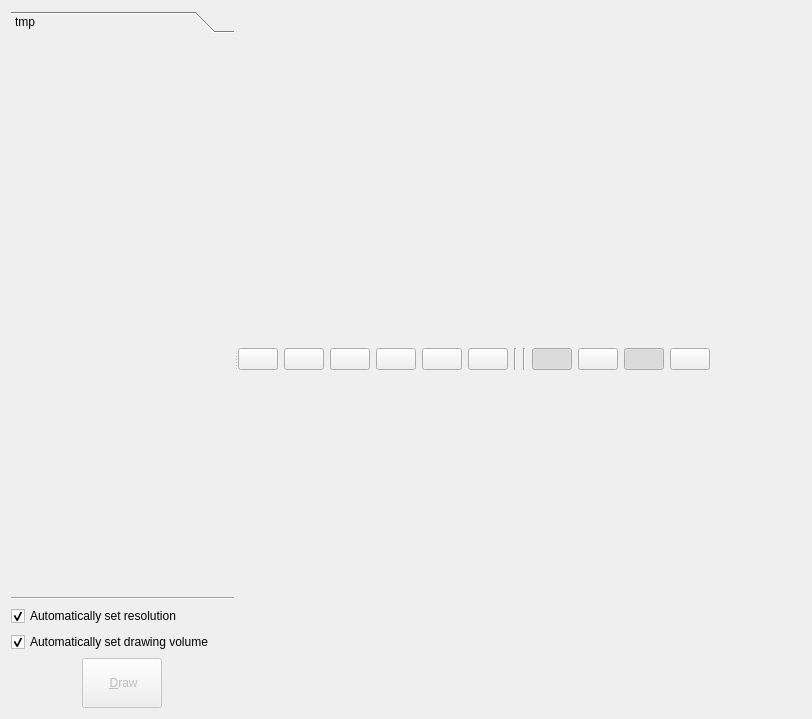
<?xml version="1.0" encoding="UTF-8"?>
<ui version="4.0">
 <class>GeometryViewer</class>
 <widget class="QWidget" name="GeometryViewer">
  <property name="geometry">
   <rect>
    <x>0</x>
    <y>0</y>
    <width>812</width>
    <height>719</height>
   </rect>
  </property>
  <property name="sizePolicy">
   <sizepolicy hsizetype="Preferred" vsizetype="Expanding">
    <horstretch>0</horstretch>
    <verstretch>0</verstretch>
   </sizepolicy>
  </property>
  <property name="windowTitle">
   <string>Form</string>
  </property>
  <layout class="QHBoxLayout" name="horizontalLayout_3">
   <item>
    <widget class="QSplitter" name="splitter">
     <property name="orientation">
      <enum>Qt::Horizontal</enum>
     </property>
     <widget class="QWidget" name="layoutWidget">
      <layout class="QVBoxLayout" name="verticalLayout_5">
       <item>
        <widget class="QToolBox" name="toolBox">
         <property name="sizePolicy">
          <sizepolicy hsizetype="Preferred" vsizetype="Preferred">
           <horstretch>0</horstretch>
           <verstretch>0</verstretch>
          </sizepolicy>
         </property>
         <property name="currentIndex">
          <number>0</number>
         </property>
         <widget class="QWidget" name="tmpPage">
          <property name="geometry">
           <rect>
            <x>0</x>
            <y>0</y>
            <width>238</width>
            <height>540</height>
           </rect>
          </property>
          <attribute name="label">
           <string>tmp</string>
          </attribute>
         </widget>
        </widget>
       </item>
       <item>
        <widget class="Line" name="line">
         <property name="orientation">
          <enum>Qt::Horizontal</enum>
         </property>
        </widget>
       </item>
       <item>
        <widget class="QCheckBox" name="checkBoxAutoResolution">
         <property name="text">
          <string>Automatically set resolution</string>
         </property>
         <property name="checked">
          <bool>true</bool>
         </property>
        </widget>
       </item>
       <item>
        <widget class="QCheckBox" name="checkBoxAutoDrawingVolume">
         <property name="text">
          <string>Automatically set drawing volume</string>
         </property>
         <property name="checked">
          <bool>true</bool>
         </property>
        </widget>
       </item>
       <item>
        <layout class="QHBoxLayout" name="horizontalLayout">
         <item>
          <spacer name="horizontalSpacer">
           <property name="orientation">
            <enum>Qt::Horizontal</enum>
           </property>
           <property name="sizeType">
            <enum>QSizePolicy::Preferred</enum>
           </property>
           <property name="sizeHint" stdset="0">
            <size>
             <width>40</width>
             <height>20</height>
            </size>
           </property>
          </spacer>
         </item>
         <item>
          <widget class="QPushButton" name="pushButtonUpdateView">
           <property name="enabled">
            <bool>false</bool>
           </property>
           <property name="sizePolicy">
            <sizepolicy hsizetype="Fixed" vsizetype="Preferred">
             <horstretch>0</horstretch>
             <verstretch>0</verstretch>
            </sizepolicy>
           </property>
           <property name="text">
            <string>
 &amp;Draw 
</string>
           </property>
           <property name="autoDefault">
            <bool>true</bool>
           </property>
           <property name="default">
            <bool>true</bool>
           </property>
          </widget>
         </item>
         <item>
          <spacer name="horizontalSpacer_2">
           <property name="orientation">
            <enum>Qt::Horizontal</enum>
           </property>
           <property name="sizeType">
            <enum>QSizePolicy::Preferred</enum>
           </property>
           <property name="sizeHint" stdset="0">
            <size>
             <width>40</width>
             <height>20</height>
            </size>
           </property>
          </spacer>
         </item>
        </layout>
       </item>
      </layout>
     </widget>
     <widget class="QWidget" name="layoutWidget11">
      <layout class="QVBoxLayout" name="verticalLayoutForView">
       <item>
        <layout class="QHBoxLayout" name="horizontalLayout_2">
         <item>
          <widget class="QPushButton" name="pushButtonZPlusCamera">
           <property name="sizePolicy">
            <sizepolicy hsizetype="Fixed" vsizetype="Fixed">
             <horstretch>0</horstretch>
             <verstretch>0</verstretch>
            </sizepolicy>
           </property>
           <property name="toolTip">
            <string>&lt;html&gt;&lt;head/&gt;&lt;body&gt;&lt;p&gt;Set view direction to -Z&lt;/p&gt;&lt;/body&gt;&lt;/html&gt;</string>
           </property>
           <property name="text">
            <string/>
           </property>
           <property name="icon">
            <iconset resource="../resources/icon/icons.qrc">
             <normaloff>:/icon/svg/button_zplus.svg</normaloff>:/icon/svg/button_zplus.svg</iconset>
           </property>
           <property name="flat">
            <bool>false</bool>
           </property>
          </widget>
         </item>
         <item>
          <widget class="QPushButton" name="pushButtonZMinusCamera">
           <property name="toolTip">
            <string>&lt;html&gt;&lt;head/&gt;&lt;body&gt;&lt;p&gt;Set view direction to +Z&lt;/p&gt;&lt;/body&gt;&lt;/html&gt;</string>
           </property>
           <property name="text">
            <string/>
           </property>
           <property name="icon">
            <iconset resource="../resources/icon/icons.qrc">
             <normaloff>:/icon/svg/button_zminus.svg</normaloff>:/icon/svg/button_zminus.svg</iconset>
           </property>
           <property name="iconSize">
            <size>
             <width>16</width>
             <height>16</height>
            </size>
           </property>
          </widget>
         </item>
         <item>
          <widget class="QPushButton" name="pushButtonYPlusCamera">
           <property name="toolTip">
            <string>&lt;html&gt;&lt;head/&gt;&lt;body&gt;&lt;p&gt;Set view direction to -Y&lt;/p&gt;&lt;/body&gt;&lt;/html&gt;</string>
           </property>
           <property name="text">
            <string/>
           </property>
           <property name="icon">
            <iconset resource="../resources/icon/icons.qrc">
             <normaloff>:/icon/svg/button_yplus.svg</normaloff>:/icon/svg/button_yplus.svg</iconset>
           </property>
          </widget>
         </item>
         <item>
          <widget class="QPushButton" name="pushButtonYMinusCamera">
           <property name="toolTip">
            <string>&lt;html&gt;&lt;head/&gt;&lt;body&gt;&lt;p&gt;Set view direction to +Y&lt;/p&gt;&lt;/body&gt;&lt;/html&gt;</string>
           </property>
           <property name="text">
            <string/>
           </property>
           <property name="icon">
            <iconset resource="../resources/icon/icons.qrc">
             <normaloff>:/icon/svg/button_yminus.svg</normaloff>:/icon/svg/button_yminus.svg</iconset>
           </property>
          </widget>
         </item>
         <item>
          <widget class="QPushButton" name="pushButtonXPlusCamera">
           <property name="toolTip">
            <string>&lt;html&gt;&lt;head/&gt;&lt;body&gt;&lt;p&gt;Set view direction to -X&lt;/p&gt;&lt;/body&gt;&lt;/html&gt;</string>
           </property>
           <property name="text">
            <string/>
           </property>
           <property name="icon">
            <iconset resource="../resources/icon/icons.qrc">
             <normaloff>:/icon/svg/button_xplus.svg</normaloff>:/icon/svg/button_xplus.svg</iconset>
           </property>
          </widget>
         </item>
         <item>
          <widget class="QPushButton" name="pushButtonXMinusCamera">
           <property name="toolTip">
            <string>&lt;html&gt;&lt;head/&gt;&lt;body&gt;&lt;p&gt;Set view direction to +X&lt;/p&gt;&lt;/body&gt;&lt;/html&gt;</string>
           </property>
           <property name="text">
            <string/>
           </property>
           <property name="icon">
            <iconset resource="../resources/icon/icons.qrc">
             <normaloff>:/icon/svg/button_xminus.svg</normaloff>:/icon/svg/button_xminus.svg</iconset>
           </property>
          </widget>
         </item>
         <item>
          <widget class="Line" name="line_2">
           <property name="orientation">
            <enum>Qt::Vertical</enum>
           </property>
          </widget>
         </item>
         <item>
          <widget class="Line" name="line_3">
           <property name="orientation">
            <enum>Qt::Vertical</enum>
           </property>
          </widget>
         </item>
         <item>
          <widget class="QPushButton" name="pushButtonShowGrid">
           <property name="toolTip">
            <string>&lt;html&gt;&lt;head/&gt;&lt;body&gt;&lt;p&gt;Enable/disable grid&lt;/p&gt;&lt;/body&gt;&lt;/html&gt;</string>
           </property>
           <property name="text">
            <string/>
           </property>
           <property name="icon">
            <iconset resource="../resources/icon/icons.qrc">
             <normaloff>:/icon/svg/button_showgrid.svg</normaloff>:/icon/svg/button_showgrid.svg</iconset>
           </property>
           <property name="checkable">
            <bool>true</bool>
           </property>
           <property name="checked">
            <bool>true</bool>
           </property>
          </widget>
         </item>
         <item>
          <widget class="QPushButton" name="pushButtonShowArrows">
           <property name="toolTip">
            <string>&lt;html&gt;&lt;head/&gt;&lt;body&gt;&lt;p&gt;Enable/disable axis arraows&lt;/p&gt;&lt;/body&gt;&lt;/html&gt;</string>
           </property>
           <property name="text">
            <string/>
           </property>
           <property name="icon">
            <iconset resource="../resources/icon/icons.qrc">
             <normaloff>:/icon/svg/button_showarrows.svg</normaloff>:/icon/svg/button_showarrows.svg</iconset>
           </property>
           <property name="checkable">
            <bool>true</bool>
           </property>
          </widget>
         </item>
         <item>
          <widget class="QPushButton" name="pushButtonEnableCellPicker">
           <property name="toolTip">
            <string>&lt;html&gt;&lt;head/&gt;&lt;body&gt;&lt;p&gt;Enable/disable cell picker by mouse click&lt;/p&gt;&lt;/body&gt;&lt;/html&gt;</string>
           </property>
           <property name="text">
            <string/>
           </property>
           <property name="icon">
            <iconset resource="../resources/icon/icons.qrc">
             <normaloff>:/icon/svg/button_enablepicker.svg</normaloff>:/icon/svg/button_enablepicker.svg</iconset>
           </property>
           <property name="checkable">
            <bool>true</bool>
           </property>
           <property name="checked">
            <bool>true</bool>
           </property>
          </widget>
         </item>
         <item>
          <widget class="QPushButton" name="pushButtonEnableLegend">
           <property name="toolTip">
            <string>&lt;html&gt;&lt;head/&gt;&lt;body&gt;&lt;p&gt;Enable/disable grid&lt;/p&gt;&lt;/body&gt;&lt;/html&gt;</string>
           </property>
           <property name="text">
            <string/>
           </property>
           <property name="icon">
            <iconset resource="../resources/icon/icons.qrc">
             <normaloff>:/icon/svg/button_enablelegend.svg</normaloff>:/icon/svg/button_enablelegend.svg</iconset>
           </property>
           <property name="checkable">
            <bool>true</bool>
           </property>
           <property name="checked">
            <bool>false</bool>
           </property>
          </widget>
         </item>
         <item>
          <spacer name="horizontalSpacer_3">
           <property name="orientation">
            <enum>Qt::Horizontal</enum>
           </property>
           <property name="sizeHint" stdset="0">
            <size>
             <width>40</width>
             <height>20</height>
            </size>
           </property>
          </spacer>
         </item>
        </layout>
       </item>
      </layout>
     </widget>
    </widget>
   </item>
  </layout>
 </widget>
 <tabstops>
  <tabstop>pushButtonUpdateView</tabstop>
 </tabstops>
 <resources>
  <include location="../resources/icon/icons.qrc"/>
 </resources>
 <connections>
  <connection>
   <sender>pushButtonUpdateView</sender>
   <signal>pressed()</signal>
   <receiver>GeometryViewer</receiver>
   <slot>saveCameraState()</slot>
   <hints>
    <hint type="sourcelabel">
     <x>177</x>
     <y>705</y>
    </hint>
    <hint type="destinationlabel">
     <x>4</x>
     <y>482</y>
    </hint>
   </hints>
  </connection>
  <connection>
   <sender>pushButtonZPlusCamera</sender>
   <signal>pressed()</signal>
   <receiver>GeometryViewer</receiver>
   <slot>setZPlusCamera()</slot>
   <hints>
    <hint type="sourcelabel">
     <x>291</x>
     <y>373</y>
    </hint>
    <hint type="destinationlabel">
     <x>703</x>
     <y>685</y>
    </hint>
   </hints>
  </connection>
  <connection>
   <sender>pushButtonZMinusCamera</sender>
   <signal>pressed()</signal>
   <receiver>GeometryViewer</receiver>
   <slot>setZMinusCamera()</slot>
   <hints>
    <hint type="sourcelabel">
     <x>327</x>
     <y>372</y>
    </hint>
    <hint type="destinationlabel">
     <x>756</x>
     <y>637</y>
    </hint>
   </hints>
  </connection>
  <connection>
   <sender>pushButtonYPlusCamera</sender>
   <signal>pressed()</signal>
   <receiver>GeometryViewer</receiver>
   <slot>setYPlusCamera()</slot>
   <hints>
    <hint type="sourcelabel">
     <x>367</x>
     <y>373</y>
    </hint>
    <hint type="destinationlabel">
     <x>758</x>
     <y>612</y>
    </hint>
   </hints>
  </connection>
  <connection>
   <sender>pushButtonYMinusCamera</sender>
   <signal>pressed()</signal>
   <receiver>GeometryViewer</receiver>
   <slot>setYMinusCamera()</slot>
   <hints>
    <hint type="sourcelabel">
     <x>403</x>
     <y>370</y>
    </hint>
    <hint type="destinationlabel">
     <x>756</x>
     <y>576</y>
    </hint>
   </hints>
  </connection>
  <connection>
   <sender>pushButtonXPlusCamera</sender>
   <signal>pressed()</signal>
   <receiver>GeometryViewer</receiver>
   <slot>setXPlusCamera()</slot>
   <hints>
    <hint type="sourcelabel">
     <x>437</x>
     <y>370</y>
    </hint>
    <hint type="destinationlabel">
     <x>755</x>
     <y>548</y>
    </hint>
   </hints>
  </connection>
  <connection>
   <sender>pushButtonXMinusCamera</sender>
   <signal>pressed()</signal>
   <receiver>GeometryViewer</receiver>
   <slot>setXMinusCamera()</slot>
   <hints>
    <hint type="sourcelabel">
     <x>471</x>
     <y>370</y>
    </hint>
    <hint type="destinationlabel">
     <x>754</x>
     <y>511</y>
    </hint>
   </hints>
  </connection>
  <connection>
   <sender>pushButtonUpdateView</sender>
   <signal>released()</signal>
   <receiver>GeometryViewer</receiver>
   <slot>handleUpdateView()</slot>
   <hints>
    <hint type="sourcelabel">
     <x>139</x>
     <y>678</y>
    </hint>
    <hint type="destinationlabel">
     <x>4</x>
     <y>683</y>
    </hint>
   </hints>
  </connection>
  <connection>
   <sender>pushButtonEnableLegend</sender>
   <signal>toggled(bool)</signal>
   <receiver>GeometryViewer</receiver>
   <slot>showMaterialLegend(bool)</slot>
   <hints>
    <hint type="sourcelabel">
     <x>654</x>
     <y>365</y>
    </hint>
    <hint type="destinationlabel">
     <x>803</x>
     <y>434</y>
    </hint>
   </hints>
  </connection>
 </connections>
 <slots>
  <slot>restoreDefaultCheckData()</slot>
  <slot>applySettings()</slot>
  <slot>saveCameraState()</slot>
  <slot>setZPlusCamera()</slot>
  <slot>updateArrow()</slot>
  <slot>setArrowStateChanged()</slot>
  <slot>setZMinusCamera()</slot>
  <slot>setYPlusCamera()</slot>
  <slot>setYMinusCamera()</slot>
  <slot>setXPlusCamera()</slot>
  <slot>setXMinusCamera()</slot>
  <slot>showCubeGrid(bool)</slot>
  <slot>handleUpdateView()</slot>
  <slot>showMaterialLegend(bool)</slot>
 </slots>
</ui>
